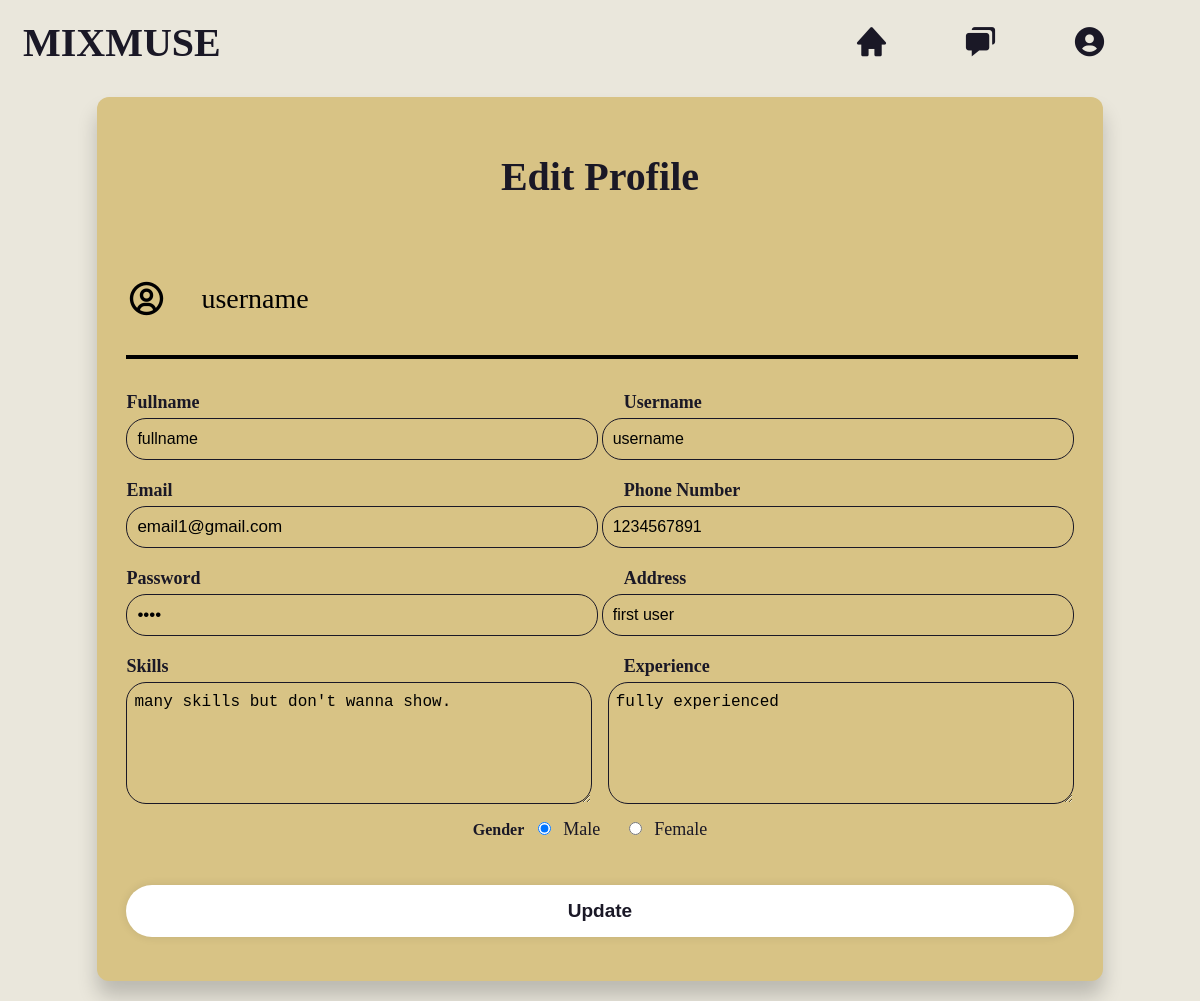
The app's page /viewappliprofile/username (signed in) with its own data.
### tables this page shows
CREATE TABLE users(fullname TEXT, username VARCHAR, email VARCHAR, phoneno NUMBER, confirmpassword VARCHAR, gender TEXT, address TEXT, skills TEXT, experience TEXT, password BLOB, website_user TEXT);

### main.py (the view)
@app.route('/viewappliprofile/<user>')
def viewappliprofile(user):
    if 'username' in session:
        connection = sqlite3.connect('mixmuse_users.db')
        cursor = connection.cursor()
        username = session['username']
        query = "SELECT * from users WHERE username = ?"
        cursor.execute(query,(user,))
        user_data = cursor.fetchone()
        is_own_profile = session.get('username') == user
        connection.close()
        return render_template('profile.html', user_data=user_data,is_own_profile=is_own_profile,username=username)

### templates/profile.html (shortened to what this page needs)
<!DOCTYPE html>
<html lang="en">
<head>
    <link rel="stylesheet" href="profile.css">
    <link href='https://unpkg.com/boxicons@2.1.4/css/boxicons.min.css' rel='stylesheet'>
</head>
<body>
    <nav class="navbar">
        <div class="nav-div">
            {% if website_user == 'artist' %}
                <div class="nav-logo"><a href="/posts">MIXMUSE</a></div>
            {% elif website_user == 'employer' %}
                <div class="nav-logo"><a href="/emphome">MIXMUSE</a></div>
            {% else %}
                <div class="nav-logo"><a href="/">MIXMUSE</a></div>
            {% endif %}
            <ul>
                <li>
                    {% if website_user == 'artist' %}
                        <a href="/posts"><i class='bx bxs-home'></i></a>
                    {% elif website_user == 'employer' %}
                        <a href="/emphome"><i class='bx bxs-home'></i></a>
                    {% else %}
                        <a href="/"><i class='bx bxs-home'></i></a>
                    {% endif %}
                </li>
                <li><a href="#"><i class='bx bxs-chat' ></i></a></li>
                <li><a href="#" class="user-pic" onclick="toggleMenu()"><i class='bx bxs-user-circle'></i></a></li>
            </ul>
        </div>
    </nav>
    <div class="signup">
        <form action="/profile" method="post">
            <h1>Edit Profile</h1>
            <div class="username">
                <i class='bx bx-user-circle'></i>
                <p>{{ user_data[1] }}</p>
            </div>
            <hr style="border: 2px solid black; width: 100%; margin-top: 12px;">
            <div class="content">
                <div class="input">
                    <label for="name">Fullname</label>
                    <input type="text" placeholder="Enter Fullname" name="name" required value="{{ user_data[0] }}">
                </div>
                <div class="input">
                    <label for="username">Username</label>
                    <input type="text" placeholder="Enter Username"  name="user" required value="{{ user_data[1] }}">
                </div>
                <div class="input">
                    <label for="email">Email</label>
                    <input type="email" placeholder="Enter valid Email address"  name="email" required value="{{ user_data[2] }}">
                </div>
                <div class="input">
                    <label for="phone">Phone Number</label>
                    <input type="tel" placeholder="Enter phone number"  name="phone" required value="{{ user_data[3] }}">
                </div>
                <div class="input">
                    <label for="password">Password</label>
                    <input type="password" placeholder="Enter password"  name="password" required value="{{ user_data[4] }}">
                </div>
                <div class="input">
                    <label for="address">Address</label>
                    <input type="text" placeholder="Enter your Address" name="address" required value="{{ user_data[6] }}">
                </div>
                <div class="input">
                    <label for="skills">Skills</label>
                    <textarea placeholder="Enter your Skills" name="skills" required >{{ user_data[7] }}</textarea>
                </div>
                <div class="input">
                    <label for="exp">Experience</label>
                    <textarea placeholder="Share your Experience" name="exp" required>{{ user_data[8] }}</textarea>
                </div>
                <div class="gender-category">
                    <span class="gender-title">Gender</span>
                    <input type="radio" name="gender" id="male" value="male" {% if user_data[5] == 'male' %}checked{% endif %}>
                    <label for="male">Male</label>
                    <input type="radio" name="gender" id="female" value="female" {% if user_data[5] == 'female' %}checked{% endif %}>
                    <label for="female">Female</label>
                </div>
            </div>
            <div class="signup-btn">
                <button type="submit">Update</button>
            </div>
        </form>
    </div>
</body>
</html>

### templates/css/profile.css (style rules this page uses)
body { background-color: #eae7dc; }
* { text-decoration: none; }
.navbar { padding-right: 15px; padding-left: 15px; }
.nav-div { display: flex; align-items: center; justify-content: space-between; }
.nav-logo a { color: #1a1826; font-size: 40px; font-weight: bold; }
.navbar ul li { margin-right: 50px; }
.navbar ul li i { font-size: 35px; }
li { list-style: none; display: inline; }
li a i { color: #1a1826; font-size: 25px; margin-right: 20px; }
.username { display: flex; align-items: center; font-size: 28px; margin-right: 72px; }
.username i { width: 60px; border-radius: 50%; margin-right: 15px; font-size: 40px; }
.signup { width: 80%; padding: 29px; margin: 20px auto; border-radius: 12px; overflow: hidden; background: #d8c385; box-shadow: 0 15px 20px rgba(0,0,0,0.2); align-items: center; }
.signup h1 { text-align: center; font-size: 40px; font-weight: bold; color: #1a1826; padding-bottom: 28px; }
.content { display: flex; flex-wrap: wrap; justify-content: space-around; padding: 20px 0; }
.input { display: flex; flex-wrap: wrap; width: 50%; padding-bottom: 15px; }
.input label { font-size: 18px; }
.input:nth-child(2n) { justify-content: end; }
.input label ,.gender-title { width: 95%; color: #1a1826; margin: 5px 0; font-weight: bold; }
.gender-title { margin-right: 5px; font-size: 16px; }
.input input { background-color: transparent; height: 40px; width: 95%; padding: 0 10px; border-radius: 20px; border: 1.5px solid #1a1826; outline: none; }
.input input::placeholder { color: black; font-size: 15px; }
.input input[type="text"] { font-size: 16px; }
.input input[type="tel"] { font-size: 16px; }
.gender-category label { font-size: 18px; padding: 0 20px 0 5px; }
.gender-category { color: #1a1826; }
.gender-category label, .gender-category input { cursor: pointer; }
.signup-btn { margin: 15px 0; }
.signup-btn button { width: 100%; margin-top: 10px; color: #1a1826; font-size: 19px; border: none; outline: none; border-radius: 40px; background: white; box-shadow: 0 0 10px rgba(0,0,0,.1); cursor: pointer; font-weight: 600; padding: 15px; }

### templates/profile.html (style rules this page uses)
body { background-color: #eae7dc; }
* { text-decoration: none; }
.navbar { padding-right: 15px; padding-left: 15px; }
.nav-div { display: flex; align-items: center; justify-content: space-between; }
.nav-logo a { color: #1a1826; font-size: 40px; font-weight: bold; }
.navbar ul li { margin-right: 50px; }
.navbar ul li i { font-size: 35px; }
li { list-style: none; display: inline; }
li a i { color: #1a1826; font-size: 25px; margin-right: 20px; }
.username { display: flex; align-items: center; font-size: 28px; margin-right: 72px; }
.username i { width: 60px; border-radius: 50%; margin-right: 15px; font-size: 40px; }
.signup { width: 80%; padding: 29px; margin: 20px auto; border-radius: 12px; overflow: hidden; background: #d8c385; box-shadow: 0 15px 20px rgba(0,0,0,0.2); align-items: center; }
.signup h1 { text-align: center; font-size: 40px; font-weight: bold; color: #1a1826; padding-bottom: 28px; }
.content { display: flex; flex-wrap: wrap; justify-content: space-around; padding: 20px 0; }
.input { display: flex; flex-wrap: wrap; width: 50%; padding-bottom: 15px; }
.input label { font-size: 18px; }
.input:nth-child(2n) { justify-content: end; }
.input label ,.gender-title { width: 95%; color: #1a1826; margin: 5px 0; font-weight: bold; }
.gender-title { margin-right: 5px; font-size: 16px; }
.input input { background-color: transparent; height: 40px; width: 95%; padding: 0 10px; border-radius: 20px; font-size: 17px; border: 1.5px solid #1a1826; outline: none; }
.input textarea { background-color: transparent; height: 100px; width: 95%; padding: 10px 7px; border-radius: 20px; border: 1.5px solid #1a1826; outline: none; }
.input textarea::placeholder { padding: 5px; color: black; font-size: 15px; }
.input input::placeholder { color: black; font-size: 15px; }
.input textarea { font-size: 16px; }
.input input[type="text"] { font-size: 16px; }
.input input[type="tel"] { font-size: 16px; }
.gender-category label { font-size: 18px; padding: 0 20px 0 5px; }
.gender-category { color: #1a1826; }
.gender-category label, .gender-category input { cursor: pointer; }
.signup-btn { margin: 15px 0; }
.signup-btn button { width: 100%; margin-top: 10px; color: #1a1826; font-size: 19px; border: none; outline: none; border-radius: 40px; background: white; box-shadow: 0 0 10px rgba(0,0,0,.1); cursor: pointer; font-weight: 600; padding: 15px; }

### records on screen
users: username "username", name "fullname", user "username", email "email1@gmail.com", phone "1234567891", address "first user", skills "many skills but don't wanna show.", exp "fully experienced", gender "☑ Male", gender "☐ Female"
